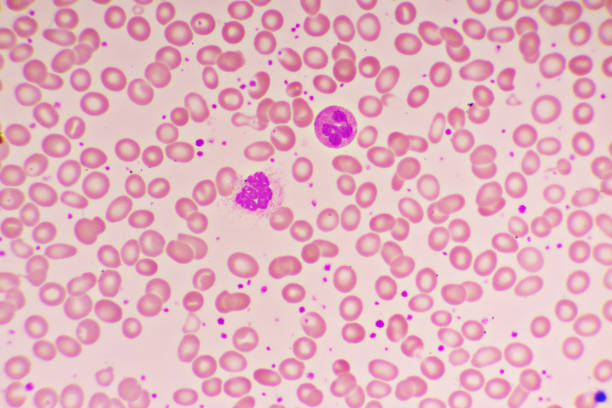
%> input picture Blood Cell Counter/12.jpg, 612 x 408 px
$ octave --eval "result = Imageprocessf(imread('12.jpg'));"   (GNU Octave 9; MATLAB toolbox functions it lacks are replaced by stand-ins)
%> lines starting %> are read from the running program, lines starting %| are printed output that depends on the picture; in (x1, y1, x2, y2) boxes, pixels count from 0 and x2, y2 are one past the last pixel; in counts of white or black regions, pixels touching at a corner belong together; the program's own positions count from 1
function [I2]=Imageprocessf(I)
I2=im2bw(I,graythresh(I));
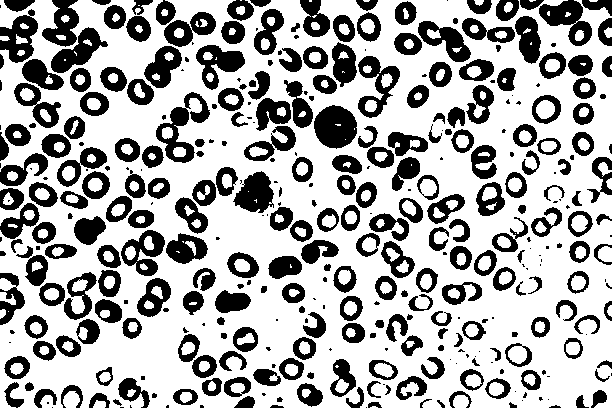
%> I2: size 408x612 logical; 67.3% white; 375 black regions (116 under 20 px), largest, box (x1, y1, x2, y2) and area: (314, 105, 357, 149) 1428, (156, 92, 210, 163) 1321, (539, 0, 592, 46) 1182

I2=~I2;
I2= imfill(I2,'holes');
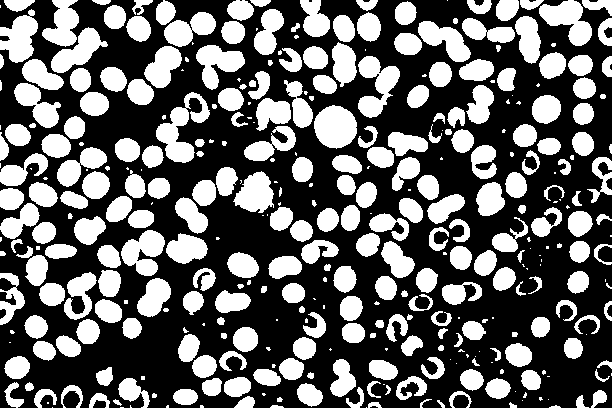
%> I2: size 408x612 logical; 39.1% white; 374 white regions (115 under 20 px), largest, box (x1, y1, x2, y2) and area: (156, 92, 210, 163) 1548, (314, 105, 357, 149) 1441, (358, 56, 400, 118) 1378

end
